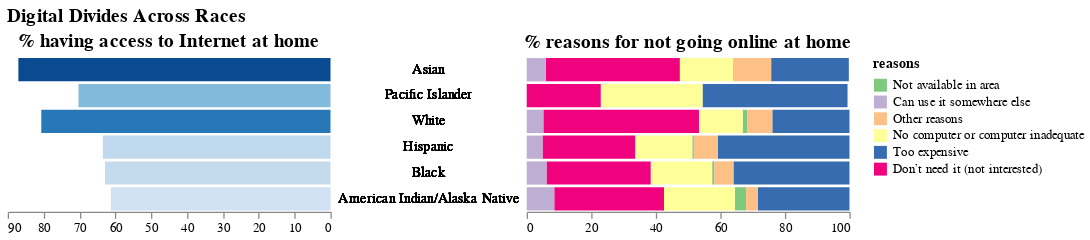

Notebook code for this chart:
### Code cell
radio_year = alt.binding_radio(options=["2010","2015","2017"], name="year: ")

select_year = alt.selection_single(name="select",
                                   fields=["year"],
                                   bind=radio_year,
                                   init={"year": "2010"})

select_bar1 = alt.selection_single(
    on="mouseover",
    nearest=True,
    clear="click"
)

select_bar2 = alt.selection_single(
    on="mouseover",
    clear="click"
)

select_reason = alt.selection_single(
    fields=["label"],
    bind="legend"
)


OpacityCondition1 = alt.condition(select_bar1, alt.value(1.0), alt.value(0.8))
OpacityCondition2 = alt.condition(select_bar2, alt.value(1.0), alt.value(0.8))

ColorCondition = alt.condition(select_reason, 
                               alt.Color("label", 
                                         title="reasons", 
                                         type="nominal",
                                         scale=alt.Scale(scheme="accent"), 
                                         sort=alt.EncodingSortField("value", order='ascending')),
                               alt.value("lightgrey")
                              )

# palette = alt.Scale(range=['lightgreen', 'darkgreen', 'olive'])

base = alt.Chart(race_df).add_selection(
    select_year
).transform_filter(
    select_year
).properties(
    width=250, 
)

left = base.transform_filter(
    alt.datum.type=="access"
).encode(
    x=alt.X("value:Q",
            title=None,
            sort=alt.SortOrder("descending")),
    y=alt.Y("race:N", 
            title=None, 
            axis=None,
            sort=alt.EncodingSortField(field="order", order='ascending')),
    opacity=OpacityCondition1,
    color=alt.Color("value:Q", legend=None),
    tooltip="value"
).mark_bar().properties(
    title="% having access to Internet at home"
).add_selection(
    select_bar1
)

middle = base.encode(
    y=alt.Y("race:N", 
            sort=alt.EncodingSortField(field="order", order='ascending'),
            axis=None),
    text=alt.Text("race:N")
).mark_text().properties(width=20)

right = base.encode(
    x=alt.X("value:Q",
           title=None),
    y=alt.Y("race:N",
            title=None,
            axis=None,
            sort=alt.EncodingSortField(field="order", order='ascending')),
    color=ColorCondition,
#     order=alt.Order("label", fields="value", sort="ascending"),
    opacity=OpacityCondition2,
    tooltip=["label","value"]
    
).transform_filter(
    (alt.datum.type=="reasons") & (alt.datum.reason!="Other reasons")
# ).transform_filter(
#     select_reason
).mark_bar().properties(
    title="% reasons for not going online at home"
).add_selection(
    select_bar2
).add_selection(
    select_reason
)


alt.concat(left, middle, right, spacing=5, title="Digital Divides Across Races").configure_legend(
    orient='bottom'
).resolve_scale(
    color="independent", 
#     y="shared"
).configure_axis(
    grid=False
).configure_view(
    strokeOpacity=0
).configure_legend(
    orient="right"
).configure_title(
    fontSize=15,
#     font="Courier",
#     align="center",
#     anchor="middle",
#     color="gray"
)

### Figure 1 — Vega-Lite specification as saved in the notebook (floating-point values rounded to 4 significant figures; data arrays with more than 128 entries replaced by an {"elided": "..."} marker saying what was removed)
{"config": {"view": {"continuousWidth": 400, "continuousHeight": 300, "strokeOpacity": 0}, "axis": {"grid": false}, "legend": {"orient": "right"}, "title": {"fontSize": 15}}, "concat": [{"mark": "bar", "encoding": {"color": {"type": "quantitative", "field": "value", "legend": null}, "opacity": {"condition": {"value": 1.0, "selection": "selector061"}, "value": 0.8}, "tooltip": {"type": "quantitative", "field": "value"}, "x": {"type": "quantitative", "field": "value", "sort": "descending", "title": null}, "y": {"type": "nominal", "axis": null, "field": "race", "sort": {"field": "order", "order": "ascending"}, "title": null}}, "selection": {"select": {"type": "single", "fields": ["year"], "bind": {"input": "radio", "options": ["2010", "2015", "2017"], "name": "year: "}, "init": {"year": "2010"}}, "selector061": {"type": "single", "on": "mouseover", "nearest": true, "clear": "click"}}, "title": "% having access to Internet at home", "transform": [{"filter": {"selection": "select"}}, {"filter": "(datum.type === 'access')"}], "width": 250}, {"mark": "text", "encoding": {"text": {"type": "nominal", "field": "race"}, "y": {"type": "nominal", "axis": null, "field": "race", "sort": {"field": "order", "order": "ascending"}}}, "selection": {"select": {"type": "single", "fields": ["year"], "bind": {"input": "radio", "options": ["2010", "2015", "2017"], "name": "year: "}, "init": {"year": "2010"}}}, "transform": [{"filter": {"selection": "select"}}], "width": 20}, {"mark": "bar", "encoding": {"color": {"condition": {"type": "nominal", "field": "label", "scale": {"scheme": "accent"}, "sort": {"field": "value", "order": "ascending"}, "title": "reasons", "selection": "selector063"}, "value": "lightgrey"}, "opacity": {"condition": {"value": 1.0, "selection": "selector062"}, "value": 0.8}, "tooltip": [{"type": "nominal", "field": "label"}, {"type": "quantitative", "field": "value"}], "x": {"type": "quantitative", "field": "value", "title": null}, "y": {"type": "nominal", "axis": null, "field": "race", "sort": {"field": "order", "order": "ascending"}, "title": null}}, "selection": {"select": {"type": "single", "fields": ["year"], "bind": {"input": "radio", "options": ["2010", "2015", "2017"], "name": "year: "}, "init": {"year": "2010"}}, "selector062": {"type": "single", "on": "mouseover", "clear": "click"}, "selector063": {"type": "single", "fields": ["label"], "bind": "legend"}}, "title": "% reasons for not going online at home", "transform": [{"filter": {"selection": "select"}}, {"filter": "((datum.type === 'reasons') && (datum.reason !== 'Other reasons'))"}], "width": 250}], "data": {"name": "data-fd0e7047a8a775562196be85a09a7239"}, "resolve": {"scale": {"color": "independent"}}, "spacing": 5, "title": "Digital Divides Across Races", "$schema": "https://vega.github.io/schema/vega-lite/v4.0.2.json", "datasets": {"data-fd0e7047a8a775562196be85a09a7239": {"elided": "138 records"}}}
